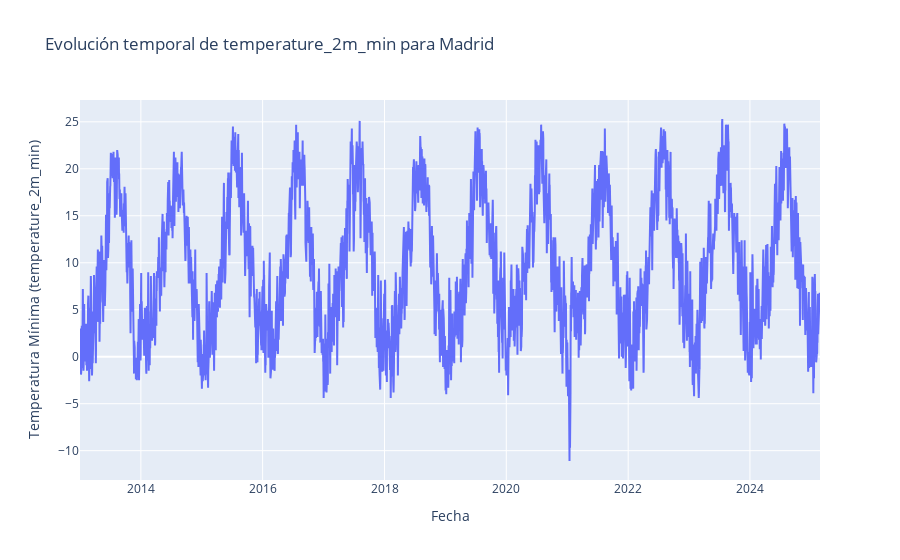

Notebook code for this chart:
### Markdown cell above
### Temperatura mínima

### Code cell
fig = go.Figure()
fig.add_trace(
    go.Scatter(
        x = df_diario_madrid['time'],
        y = df_diario_madrid['temperature_2m_min'],
        mode = 'lines',
        name = "MADRID"
    )
)

fig.update_layout(
    title = f"Evolución temporal de temperature_2m_min para Madrid",
    xaxis_title = "Fecha",
    yaxis_title = "Temperatura Mínima (temperature_2m_min)"
)

fig.show()

### Figure 1 — Plotly figure (JSON) as saved in the notebook; plotly's stock layout.template omitted (floating-point values rounded to 4 significant figures; data arrays with more than 128 entries replaced by an {"elided": "..."} marker saying what was removed)
{"data": [{"mode": "lines", "name": "MADRID", "type": "scatter", "x": {"elided": "4438 str values"}, "y": {"elided": "4438 float values"}}], "layout": {"title": {"text": "Evolución temporal de temperature_2m_min para Madrid"}, "xaxis": {"title": {"text": "Fecha"}}, "yaxis": {"title": {"text": "Temperatura Mínima (temperature_2m_min)"}}}}
